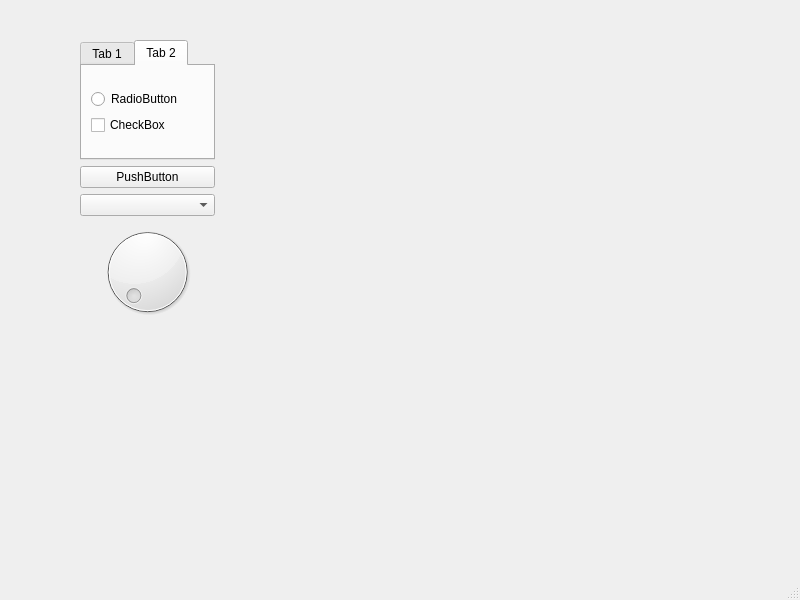
<?xml version="1.0" encoding="UTF-8"?>
<ui version="4.0">
 <class>MainWindow</class>
 <widget class="QMainWindow" name="MainWindow">
  <property name="geometry">
   <rect>
    <x>0</x>
    <y>0</y>
    <width>800</width>
    <height>600</height>
   </rect>
  </property>
  <property name="windowTitle">
   <string>MainWindow</string>
  </property>
  <widget class="QWidget" name="centralwidget">
   <widget class="QWidget" name="">
    <property name="geometry">
     <rect>
      <x>80</x>
      <y>40</y>
      <width>135</width>
      <height>282</height>
     </rect>
    </property>
    <layout class="QVBoxLayout" name="verticalLayout_6">
     <item>
      <widget class="QTabWidget" name="tabWidget">
       <property name="currentIndex">
        <number>1</number>
       </property>
       <widget class="QWidget" name="tab">
        <attribute name="title">
         <string>Tab 1</string>
        </attribute>
        <widget class="QSlider" name="horizontalSlider">
         <property name="geometry">
          <rect>
           <x>10</x>
           <y>30</y>
           <width>160</width>
           <height>16</height>
          </rect>
         </property>
         <property name="orientation">
          <enum>Qt::Orientation::Horizontal</enum>
         </property>
        </widget>
       </widget>
       <widget class="QWidget" name="tab_2">
        <attribute name="title">
         <string>Tab 2</string>
        </attribute>
        <layout class="QVBoxLayout" name="verticalLayout_4">
         <item>
          <layout class="QVBoxLayout" name="verticalLayout_3">
           <item>
            <layout class="QVBoxLayout" name="verticalLayout_2">
             <item>
              <layout class="QVBoxLayout" name="verticalLayout">
               <item>
                <widget class="QRadioButton" name="radioButton">
                 <property name="text">
                  <string>RadioButton</string>
                 </property>
                </widget>
               </item>
               <item>
                <widget class="QCheckBox" name="checkBox">
                 <property name="text">
                  <string>CheckBox</string>
                 </property>
                </widget>
               </item>
              </layout>
             </item>
            </layout>
           </item>
          </layout>
         </item>
        </layout>
       </widget>
      </widget>
     </item>
     <item>
      <layout class="QVBoxLayout" name="verticalLayout_5">
       <item>
        <widget class="QPushButton" name="pushButton">
         <property name="text">
          <string>PushButton</string>
         </property>
        </widget>
       </item>
       <item>
        <widget class="QComboBox" name="comboBox"/>
       </item>
       <item>
        <widget class="QDial" name="dial"/>
       </item>
      </layout>
     </item>
    </layout>
   </widget>
  </widget>
  <widget class="QMenuBar" name="menubar">
   <property name="geometry">
    <rect>
     <x>0</x>
     <y>0</y>
     <width>800</width>
     <height>33</height>
    </rect>
   </property>
  </widget>
  <widget class="QStatusBar" name="statusbar"/>
 </widget>
 <resources/>
 <connections/>
</ui>
